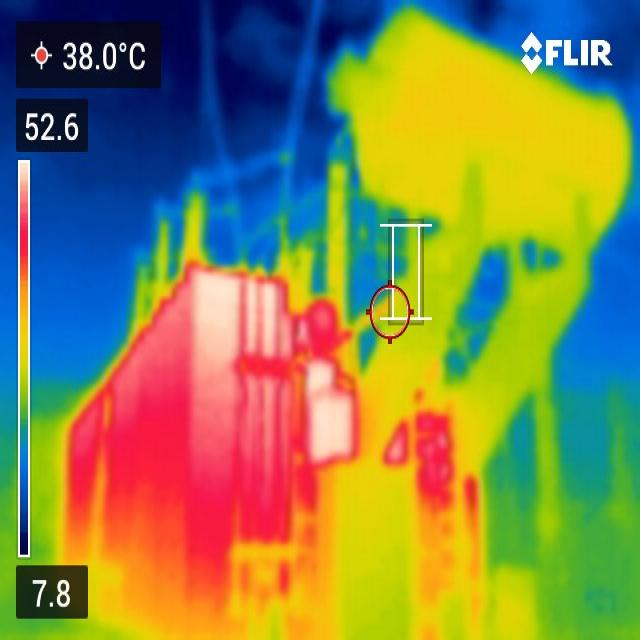
#> input picture Dataset/T1/faulty/T1_faulty_001.jpg, 640 x 640 px; its folder holds only this picture in this run
$ python thermal_hotpoint_detector.py
#> lines starting #> are read from the running program, lines starting #| are printed output that depends on the picture; after the words box and inside, x2 and y2 are one past the last pixel; in counts of white or black regions, pixels touching at a corner belong together
#!/usr/bin/env python3
"""
Thermal Hotpoint Detector and Annotator

This script analyzes thermal images to detect hot regions and cluster them into
rectangular annotations. It processes faulty images from the dataset and
identifies areas with elevated temperatures.

"""

import cv2
import numpy as np
import os
import glob
from sklearn.cluster import DBSCAN
import matplotlib.pyplot as plt
import matplotlib.patches as patches
from collections import namedtuple
import json

# Define a structure for bounding boxes
BoundingBox = namedtuple('BoundingBox', ['x', 'y', 'width', 'height', 'confidence'])

class ThermalHotpointDetector:
    def __init__(self, temperature_threshold=200, min_cluster_size=10, cluster_epsilon=15):
        """
        Initialize the thermal hotpoint detector.

        Args:
            temperature_threshold (int): Absolute temperature threshold (0-255 for grayscale, pixels above this are considered hot)
            min_cluster_size (int): Minimum number of pixels to form a cluster
            cluster_epsilon (int): Maximum distance between samples in a cluster
        """
        self.temp_threshold = temperature_threshold
        self.min_cluster_size = min_cluster_size
        self.cluster_epsilon = cluster_epsilon

    def remove_white_regions(self, image_rgb):
        """
        Remove white regions from the image using dilation.

        Args:
            image_rgb (numpy.ndarray): RGB image

        Returns:
            numpy.ndarray: Mask of valid (non-white) regions
        """
        # Convert to grayscale
        gray = cv2.cvtColor(image_rgb, cv2.COLOR_RGB2GRAY)

        # Detect white regions (threshold at 240 to catch near-white pixels)
        _, white_mask = cv2.threshold(gray, 240, 255, cv2.THRESH_BINARY)

        # Dilate white regions to remove them more aggressively
        kernel = np.ones((5, 5), np.uint8)
        white_mask_dilated = cv2.dilate(white_mask, kernel, iterations=2)

        # Invert to get valid region mask (non-white areas)
        valid_mask = cv2.bitwise_not(white_mask_dilated)

        return valid_mask.astype(bool)

    def crop_border(self, image, border_percent=10):
        """
        Remove border region from image (10% from each side).

        Args:
            image (numpy.ndarray): Input image
            border_percent (int): Percentage of border to remove from each side

        Returns:
            tuple: (cropped_image, crop_info) where crop_info contains the crop boundaries
        """
        height, width = image.shape[:2]

        # Calculate border size
        border_h = int(height * border_percent / 100)
        border_w = int(width * border_percent / 100)

        # Crop the image
        cropped = image[border_h:height-border_h, border_w:width-border_w]

        crop_info = {
            'top': border_h,
            'bottom': height - border_h,
            'left': border_w,
            'right': width - border_w
        }

        return cropped, crop_info

    def load_thermal_image(self, image_path):
        """
        Load a thermal image and extract red channel for thermal analysis.
        Includes preprocessing: border removal and white region masking.

        Args:
            image_path (str): Path to the thermal image

        Returns:
            tuple: (original_image, red_channel_image, valid_mask, crop_info)
        """
        # Load the image
        image = cv2.imread(image_path)
        if image is None:
            raise ValueError(f"Could not load image from {image_path}")

        # Convert to RGB for matplotlib compatibility
        image_rgb = cv2.cvtColor(image, cv2.COLOR_BGR2RGB)

        # Store original for visualization
        original_image = image_rgb.copy()

        # Step 1: Remove 10% border
        cropped_image, crop_info = self.crop_border(image_rgb, border_percent=10)

        # Step 2: Remove white regions
        valid_mask = self.remove_white_regions(cropped_image)

        # Extract RED channel only for thermal analysis
        # In thermal images: Red = hot (danger), Yellow/Blue = not dangerous
        red_channel = cropped_image[:, :, 0]  # Extract red channel from RGB

        # Apply white region mask to red channel
        red_channel_masked = red_channel.copy()
        red_channel_masked[~valid_mask] = 0  # Set white regions to 0

        return original_image, red_channel_masked, valid_mask, crop_info, cropped_image

    def detect_hot_regions(self, thermal_image):
        """
        Detect hot regions in the thermal image using constant threshold on red channel.

        Args:
            thermal_image (numpy.ndarray): Red channel of thermal image

        Returns:
            numpy.ndarray: Binary mask of hot regions
        """
        # Use constant threshold - only red pixels above this value are considered hot
        # This focuses on red regions (thermal issues) and ignores yellow/blue regions
        hot_mask = thermal_image > self.temp_threshold

        # Apply morphological operations to clean up the mask
        kernel = np.ones((3, 3), np.uint8)
        hot_mask = cv2.morphologyEx(hot_mask.astype(np.uint8), cv2.MORPH_OPEN, kernel)
        hot_mask = cv2.morphologyEx(hot_mask, cv2.MORPH_CLOSE, kernel)

        return hot_mask.astype(bool)

    def cluster_hot_points(self, hot_mask):
        """
        Cluster hot points using DBSCAN algorithm.

        Args:
            hot_mask (numpy.ndarray): Binary mask of hot regions

        Returns:
            list: List of clustered point groups
        """
        # Find coordinates of hot pixels
        hot_points = np.column_stack(np.where(hot_mask))

        if len(hot_points) == 0:
            return []

        # Apply DBSCAN clustering
        clustering = DBSCAN(eps=self.cluster_epsilon, min_samples=self.min_cluster_size)
        cluster_labels = clustering.fit_predict(hot_points)

        # Group points by cluster
        clusters = []
        unique_labels = set(cluster_labels)

        for label in unique_labels:
            if label == -1:  # Skip noise points
                continue

            cluster_points = hot_points[cluster_labels == label]
            clusters.append(cluster_points)

        return clusters

    def merge_overlapping_boxes(self, bounding_boxes, iou_threshold=0.3):
        """
        Merge overlapping bounding boxes to avoid duplicate annotations.

        Args:
            bounding_boxes (list): List of BoundingBox objects
            iou_threshold (float): IoU threshold for merging (0.3 = 30% overlap)

        Returns:
            list: List of non-overlapping BoundingBox objects
        """
        if len(bounding_boxes) == 0:
            return []

        # Convert to list of [x1, y1, x2, y2, confidence]
        boxes = []
        for bbox in bounding_boxes:
            x1, y1 = bbox.x, bbox.y
            x2, y2 = bbox.x + bbox.width, bbox.y + bbox.height
            boxes.append([x1, y1, x2, y2, bbox.confidence])

        boxes = np.array(boxes)
        merged = []
        used = set()

        for i in range(len(boxes)):
            if i in used:
                continue

            # Start with current box
            current_box = boxes[i].copy()
            merged_indices = [i]

            # Find overlapping boxes
            for j in range(i + 1, len(boxes)):
                if j in used:
                    continue

                # Calculate IoU
                x1_i, y1_i, x2_i, y2_i = current_box[:4]
                x1_j, y1_j, x2_j, y2_j = boxes[j][:4]

                # Intersection
                x1_inter = max(x1_i, x1_j)
                y1_inter = max(y1_i, y1_j)
                x2_inter = min(x2_i, x2_j)
                y2_inter = min(y2_i, y2_j)

                if x1_inter < x2_inter and y1_inter < y2_inter:
                    inter_area = (x2_inter - x1_inter) * (y2_inter - y1_inter)

                    # Union
                    area_i = (x2_i - x1_i) * (y2_i - y1_i)
                    area_j = (x2_j - x1_j) * (y2_j - y1_j)
                    union_area = area_i + area_j - inter_area

                    iou = inter_area / union_area if union_area > 0 else 0

                    # If overlapping, merge
                    if iou > iou_threshold:
                        merged_indices.append(j)
                        # Expand current box to include this box
                        current_box[0] = min(current_box[0], boxes[j][0])
                        current_box[1] = min(current_box[1], boxes[j][1])
                        current_box[2] = max(current_box[2], boxes[j][2])
                        current_box[3] = max(current_box[3], boxes[j][3])
                        # Take max confidence
                        current_box[4] = max(current_box[4], boxes[j][4])

            # Mark all merged boxes as used
            used.update(merged_indices)

            # Convert back to BoundingBox
            x1, y1, x2, y2, conf = current_box
            merged_bbox = BoundingBox(
                x=int(x1),
                y=int(y1),
                width=int(x2 - x1),
                height=int(y2 - y1),
                confidence=float(conf)
            )
            merged.append(merged_bbox)

        return merged

    def filter_large_boxes(self, bounding_boxes, image_shape, max_area_percent=80):
        """
        Filter out bounding boxes that are too large (>80% of image area).

        Args:
            bounding_boxes (list): List of BoundingBox objects
            image_shape (tuple): Shape of the image (height, width)
            max_area_percent (int): Maximum percentage of image area a box can occupy

        Returns:
            list: Filtered list of BoundingBox objects
        """
        if len(bounding_boxes) == 0:
            return []

        image_area = image_shape[0] * image_shape[1]
        max_area = image_area * (max_area_percent / 100)

        filtered_boxes = []
        for bbox in bounding_boxes:
            bbox_area = bbox.width * bbox.height
            if bbox_area <= max_area:
                filtered_boxes.append(bbox)
            else:
                print(f"  → Filtered out large box: {bbox_area}/{image_area} = {(bbox_area/image_area)*100:.1f}% of image")

        return filtered_boxes

    def create_bounding_boxes(self, clusters, image_shape):
        """
        Create bounding boxes around clustered hot regions.
        Filters out boxes larger than 80% of image area.

        Args:
            clusters (list): List of clustered point groups
            image_shape (tuple): Shape of the image (height, width)

        Returns:
            list: List of BoundingBox objects
        """
        bounding_boxes = []

        for i, cluster in enumerate(clusters):
            if len(cluster) < self.min_cluster_size:
                continue

            # Calculate bounding box coordinates
            min_row, min_col = np.min(cluster, axis=0)
            max_row, max_col = np.max(cluster, axis=0)

            # Add some padding around the bounding box
            padding = 5
            min_row = max(0, min_row - padding)
            min_col = max(0, min_col - padding)

            width = max_col - min_col + 2 * padding
            height = max_row - min_row + 2 * padding

            # Calculate confidence based on cluster density
            area = width * height
            density = len(cluster) / area if area > 0 else 0
            confidence = min(1.0, density / 0.1)  # Normalize density to confidence

            bbox = BoundingBox(
                x=int(min_col),
                y=int(min_row),
                width=int(width),
                height=int(height),
                confidence=float(confidence)
            )
            bounding_boxes.append(bbox)

        # Merge overlapping boxes
        bounding_boxes = self.merge_overlapping_boxes(bounding_boxes)

        # Filter out boxes that are too large (>80% of image)
        bounding_boxes = self.filter_large_boxes(bounding_boxes, image_shape, max_area_percent=80)

        return bounding_boxes

    def annotate_image(self, image, bounding_boxes, crop_info, show_confidence=True):
        """
        Annotate the image with bounding boxes around hot regions.
        Adjusts bounding box coordinates to match original image after cropping.

        Args:
            image (numpy.ndarray): Original RGB image (uncropped)
            bounding_boxes (list): List of BoundingBox objects (in cropped coordinates)
            crop_info (dict): Information about how the image was cropped
            show_confidence (bool): Whether to display confidence scores

        Returns:
            matplotlib.figure.Figure: Annotated image figure
        """
        fig, ax = plt.subplots(1, 1, figsize=(12, 8))
        ax.imshow(image)
        ax.set_title('Thermal Image with Hot Region Detection', fontsize=14, fontweight='bold')

        # Draw bounding boxes - adjust coordinates back to original image space
        for i, bbox in enumerate(bounding_boxes):
            # Adjust coordinates to account for border cropping
            adjusted_x = bbox.x + crop_info['left']
            adjusted_y = bbox.y + crop_info['top']

            # Color code by confidence: red for high confidence, yellow for low
            color = 'red' if bbox.confidence > 0.7 else 'yellow' if bbox.confidence > 0.4 else 'orange'

            # Create rectangle patch
            rect = patches.Rectangle(
                (adjusted_x, adjusted_y), bbox.width, bbox.height,
                linewidth=2, edgecolor=color, facecolor='none',
                linestyle='-'
            )
            ax.add_patch(rect)

            # Add confidence label if requested
            if show_confidence:
                ax.text(
                    adjusted_x, adjusted_y - 5,
                    f'Hot Region {i+1}\nConf: {bbox.confidence:.2f}',
                    fontsize=8, color=color, fontweight='bold',
                    bbox=dict(boxstyle='round,pad=0.3', facecolor='white', alpha=0.8)
                )

        ax.axis('off')
        plt.tight_layout()

        return fig

    def process_single_image(self, image_path, output_dir=None, save_annotations=True):
        """
        Process a single thermal image and detect hot regions using red channel.
        Includes preprocessing: border removal, white region masking, and large box filtering.

        Args:
            image_path (str): Path to the thermal image
            output_dir (str): Directory to save annotated images
            save_annotations (bool): Whether to save annotation data

        Returns:
            dict: Processing results containing bounding boxes and statistics
        """
        print(f"Processing: {os.path.basename(image_path)}")

        # Load image, extract red channel, remove border and white regions
        original_image, red_channel_masked, valid_mask, crop_info, cropped_image = self.load_thermal_image(image_path)

        # Detect hot regions from red channel only
        hot_mask = self.detect_hot_regions(red_channel_masked)

        # Cluster hot points
        clusters = self.cluster_hot_points(hot_mask)

        # Create bounding boxes (with large box filtering)
        bounding_boxes = self.create_bounding_boxes(clusters, red_channel_masked.shape)

        # Create annotated visualization (using original image)
        fig = self.annotate_image(original_image, bounding_boxes, crop_info)

        # Save results if output directory is specified
        if output_dir and save_annotations:
            os.makedirs(output_dir, exist_ok=True)

            # Save annotated image
            base_name = os.path.splitext(os.path.basename(image_path))[0]
            output_path = os.path.join(output_dir, f"{base_name}_annotated.png")
            fig.savefig(output_path, dpi=300, bbox_inches='tight')

            # Save annotation data (adjust coordinates back to original image space)
            annotation_data = {
                'image_path': image_path,
                'num_hot_regions': len(bounding_boxes),
                'bounding_boxes': [
                    {
                        'x': int(bbox.x + crop_info['left']),  # Adjust for cropping
                        'y': int(bbox.y + crop_info['top']),   # Adjust for cropping
                        'width': int(bbox.width),
                        'height': int(bbox.height),
                        'confidence': float(bbox.confidence)
                    }
                    for bbox in bounding_boxes
                ],
                'statistics': {
                    'total_hot_pixels': int(np.sum(hot_mask)),
                    'image_dimensions': [int(dim) for dim in original_image.shape[:2]],
                    'cropped_dimensions': [int(dim) for dim in red_channel_masked.shape],
                    'temperature_threshold': self.temp_threshold,
                    'analysis_channel': 'red',
                    'preprocessing': {
                        'border_removed': '10%',
                        'white_regions_masked': True,
                        'large_boxes_filtered': '>80% area'
                    }
                }
            }

            json_path = os.path.join(output_dir, f"{base_name}_annotations.json")
            with open(json_path, 'w') as f:
                json.dump(annotation_data, f, indent=2)

            print(f"  ✓ Saved annotated image and JSON to {output_dir}")

        # Close figure to prevent memory issues
        plt.close(fig)

        # Return results
        results = {
            'bounding_boxes': bounding_boxes,
            'num_hot_regions': len(bounding_boxes),
            'total_hot_pixels': int(np.sum(hot_mask)),
            'clusters': clusters,
            'hot_mask': hot_mask
        }

        return results

    def process_dataset(self, dataset_path, output_dir="output_annotations"):
        """
        Process all faulty images in the dataset.

        Args:
            dataset_path (str): Path to the dataset directory
            output_dir (str): Directory to save all annotations
        """
        # Find all faulty image directories
        faulty_patterns = [
            os.path.join(dataset_path, "*/faulty/*.jpg"),
            os.path.join(dataset_path, "*/faulty/*.png")
        ]

        all_faulty_images = []
        for pattern in faulty_patterns:
            all_faulty_images.extend(glob.glob(pattern))

        if not all_faulty_images:
            print(f"No faulty images found in {dataset_path}")
            return

        print(f"Found {len(all_faulty_images)} faulty images to process")

        # Process each image
        all_results = []
        images_with_hotspots = 0
        for idx, image_path in enumerate(all_faulty_images, 1):
            try:
                print(f"[{idx}/{len(all_faulty_images)}] Processing: {os.path.basename(image_path)}")
                results = self.process_single_image(image_path, output_dir, save_annotations=False)
                results['image_path'] = image_path
                all_results.append(results)

                if results['num_hot_regions'] > 0:
                    images_with_hotspots += 1
                    print(f"  → Found {results['num_hot_regions']} hot region(s)")
                else:
                    print(f"  → No thermal issues detected")

            except Exception as e:
                print(f"  ✗ Error processing {image_path}: {str(e)}")

        # Save summary statistics
        if output_dir and all_results:
            summary = {
                'total_images_processed': len(all_results),
                'images_with_thermal_issues': images_with_hotspots,
                'images_without_thermal_issues': len(all_results) - images_with_hotspots,
                'total_hot_regions_detected': sum(r['num_hot_regions'] for r in all_results),
                'average_hot_regions_per_image': float(np.mean([r['num_hot_regions'] for r in all_results])),
                'temperature_threshold_used': self.temp_threshold
            }

            summary_path = os.path.join(output_dir, "processing_summary.json")
            with open(summary_path, 'w') as f:
                json.dump(summary, f, indent=2)

            print(f"\n{'='*60}")
            print(f"Processing Complete!")
            print(f"{'='*60}")
            print(f"Total images processed: {summary['total_images_processed']}")
            print(f"Images WITH thermal issues: {summary['images_with_thermal_issues']}")
            print(f"Images WITHOUT thermal issues: {summary['images_without_thermal_issues']}")
            print(f"Total hot regions detected: {summary['total_hot_regions_detected']}")
            print(f"Temperature threshold: {summary['temperature_threshold_used']}")
            print(f"\nResults saved to: {output_dir}")
            print(f"{'='*60}")


def main():
    """
    Main function to demonstrate usage of the ThermalHotpointDetector.
    Analyzes RED channel only - Red = thermal danger, Yellow/Blue = safe
    """
    # Initialize detector with custom parameters
    detector = ThermalHotpointDetector(
        temperature_threshold=200,  # Red channel threshold (0-255), only red pixels above this are considered hot
        min_cluster_size=15,        # Minimum 15 pixels per cluster
        cluster_epsilon=20          # Maximum 20 pixel distance for clustering
    )

    # Define paths
    dataset_path = "Dataset"
    output_dir = "thermal_annotations"

    # Process the entire dataset
    print("Starting thermal hotpoint detection on faulty images...")
    print("Analyzing RED channel only (Red = thermal danger, Yellow/Blue = safe)")
    detector.process_dataset(dataset_path, output_dir)
#> in load_thermal_image, image is the input picture: shape (640, 640, 3); mean B, G, R 79, 132.6, 131.5
#> in crop_border, `cropped = image[border_h:height-border_h, border_w:width-border_w]`:
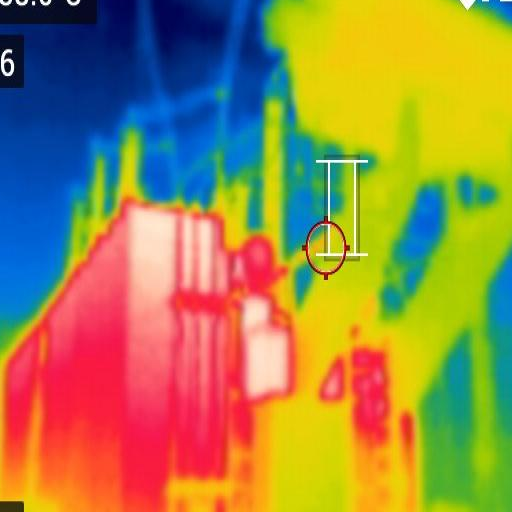
#> cropped: shape (512, 512, 3); mean R, G, B 154.9, 134.9, 74.3
#> in load_thermal_image, `cropped_image, crop_info = self.crop_border(image_rgb, border_percent=..`: crop_info = {'top': 64, 'bottom': 576, 'left': 64, 'right': 576}
#> in remove_white_regions, `gray = cv2.cvtColor(image_rgb, cv2.COLOR_RGB2GRAY)`:
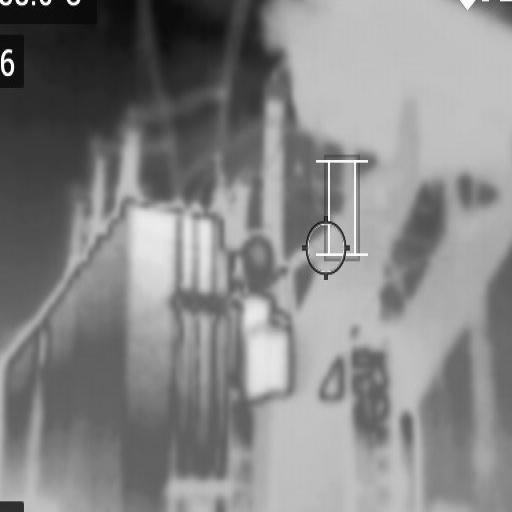
#> gray: shape (512, 512); min 1, max 255, mean 134
#> in remove_white_regions, `_, white_mask = cv2.threshold(gray, 240, 255, cv2.THRESH_BINARY)`:
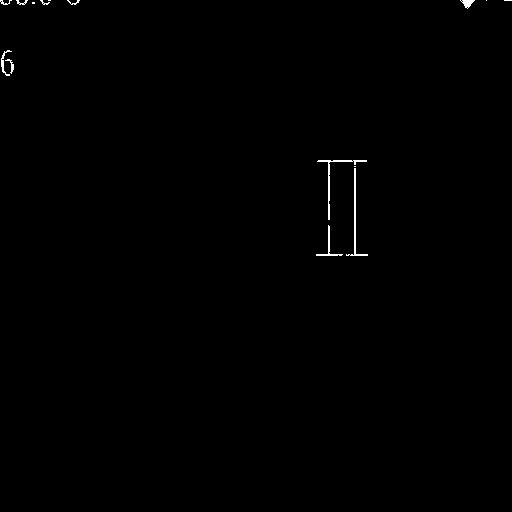
#> white_mask: shape (512, 512); 0.32% white in thin lines or dots, all inside (x1, y1, x2, y2) = (0, 0, 512, 256)
#> in remove_white_regions, `white_mask_dilated = cv2.dilate(white_mask, kernel, iterations=2)`:
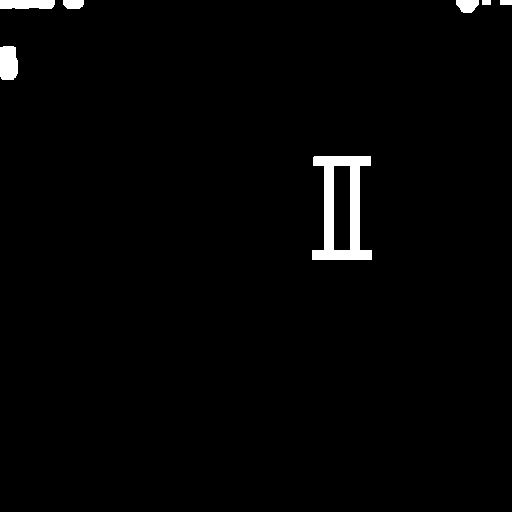
#> white_mask_dilated: shape (512, 512); 1.7% white; 7 white regions, largest, box (x1, y1, x2, y2) and area: (312, 156, 372, 260) 2859, (0, 46, 18, 80) 563, (0, 0, 55, 9) 475
#> (the rest of the program and of its run is left out)
